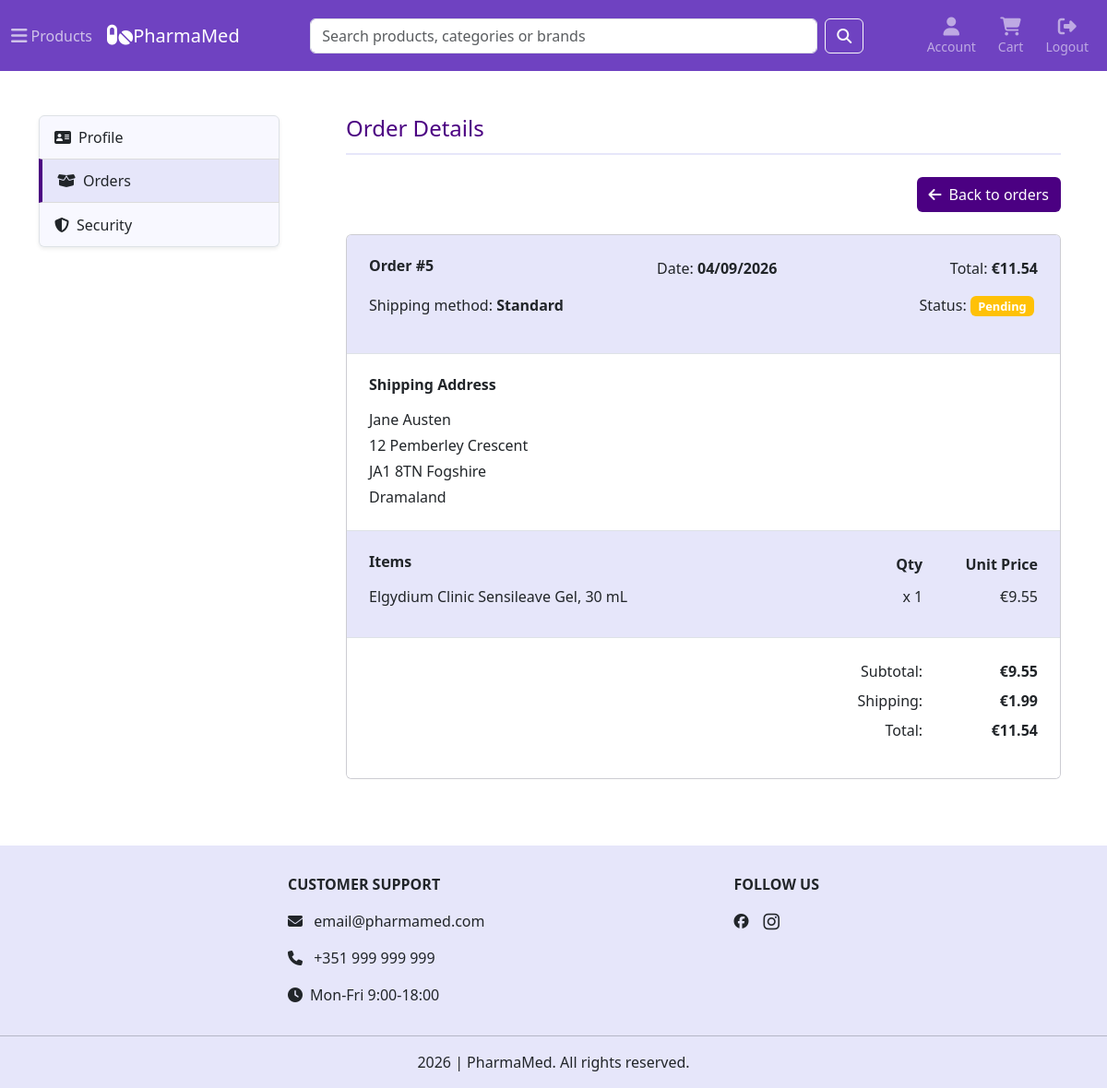
The page /account/order_details/5 (signed in) on the database its author committed.
### tables this page shows
CREATE TABLE orders (
    id INTEGER PRIMARY KEY AUTOINCREMENT,
    user_id INTEGER NOT NULL,
    address_id INTEGER NOT NULL,
    full_name TEXT NOT NULL,
    address_line TEXT NOT NULL,
    postal_code TEXT NOT NULL,
    city TEXT NOT NULL,
    country TEXT NOT NULL,
    shipping_method TEXT NOT NULL,
    subtotal REAL NOT NULL,
    shipping_cost REAL NOT NULL,
    total REAL NOT NULL,
    status TEXT NOT NULL DEFAULT 'pending',
    created_at TIMESTAMP DEFAULT CURRENT_TIMESTAMP,
    updated_at TIMESTAMP DEFAULT CURRENT_TIMESTAMP,
    FOREIGN KEY (user_id) REFERENCES users(id)
);

CREATE TABLE order_items (
    id INTEGER PRIMARY KEY AUTOINCREMENT,
    order_id INTEGER NOT NULL,
    product_id INTEGER NOT NULL,
    name TEXT NOT NULL,
    pack_size TEXT NOT NULL,
    quantity INTEGER NOT NULL,
    price REAL NOT NULL,
    FOREIGN KEY (order_id) REFERENCES orders(id) ON DELETE CASCADE
);

### app/routes/account.py (the view)
@account_bp.route("/order_details/<int:order_id>")
@login_required
def order_details(order_id):
    db = get_db()
    order = get_user_order(db, order_id, current_user.id)
    if not order:
        flash("Order not found", "error")
        return redirect(url_for("account.orders"))
    items = get_order_items(db, order_id)
    return render_template("account/order_details.html", active_page="orders", order=order, items=items)

### app/__init__.py (called while the page is built)
@app.context_processor
def inject_globals():
    return {
        "categories_menu": load_categories_menu(),
        "cart_count": get_cart_count()
    }

### app/models/user.py (called while the page is built)
@login_manager.user_loader
def load_user(user_id):
    db = get_db()
    user = db.execute(
        """
        SELECT id, email, first_name, last_name
        FROM users
        WHERE id = ?
        """,
        (int(user_id),)
    ).fetchone()
    if user is None:
        return None
    return User(
        user["id"],
        user["email"],
        user["first_name"],
        user["last_name"]
    )

### app/services/cart_service.py (called while the page is built)
def get_cart_count():
    db = get_db()
    if current_user.is_authenticated:
        return db_cart_count(db, current_user.id)
    session_cart = session.get('cart', {})
    return sum(session_cart.values())

def db_cart_count(db, user_id):
    cart_count = db.execute(
        """
        SELECT SUM(quantity) as total
        FROM cart_items ci
        JOIN carts c ON ci.cart_id = c.id
        WHERE c.user_id = ?
        """,
        (user_id,)
    ).fetchone()
    return cart_count["total"] or 0

### app/services/order_service.py (called while the page is built)
def get_user_order(db, order_id, user_id):
    return db.execute(
        """
        SELECT *
        FROM orders
        WHERE id = ?
        AND user_id = ?
        """,
        (order_id, user_id)
    ).fetchone()

def get_order_items(db, order_id):
    return db.execute(
        """
        SELECT *
        FROM order_items
        WHERE order_id = ?
        """,
        (order_id,)
    ).fetchall()

### app/utils/categories.py (called while the page is built)
def load_categories_menu():
    db = get_db()
    rows = db.execute(
        """
        SELECT category_id, name, parent_id, icon
        FROM categories
        ORDER BY category_id
        """
    ).fetchall()
    categories_menu = {}
    for row in rows:
        if row["parent_id"] == 0:
            categories_menu[row["category_id"]] = {
                "category_data": row,
                "subcategories": []
            }
    for row in rows:
        parent_id = row["parent_id"]
        if parent_id != 0 and parent_id in categories_menu:
            categories_menu[parent_id]["subcategories"].append(row)
    return categories_menu

### app/utils/db.py (called while the page is built)
def get_db():
    if "db" not in g:
        g.db = sqlite3.connect(DATABASE_PATH)
        g.db.row_factory = sqlite3.Row
        g.db.execute("PRAGMA foreign_keys = ON")
    return g.db

### app/utils/formatting.py (called while the page is built)
def format_date(value):
    return datetime.strptime(value, "%Y-%m-%d %H:%M:%S").strftime("%d/%m/%Y")

### app/templates/account/order_details.html
{% extends "account/account.html" %}
{% block account_content %}
<div class="section-heading pb-1 mb-4">
    <h1 class="fs-4">Order Details</h1>
</div>
<div class="text-end">
    <a href="{{ url_for('account.orders') }}" class="btn action-btn">
        <i class="fa-solid fa-arrow-left me-2" aria-hidden="true"></i>Back to orders
    </a>
</div>
<div class="card order-card my-4">
    <ul class="list-group list-group-flush">
        <li class="list-group-item dark-item p-3 p-md-4">
            <div class="row">
                <div class="col-12 col-md-4 col-lg-5 mb-3 mb-md-0 ">
                    <h2 class="fs-6 fw-bold">Order #{{ order.id }} </h2>
                </div>
                <div class="col-12 col-md-8 col-lg-4 text-md-end text-lg-start">
                    <p>Date: <strong>{{ order.created_at | format_date }}</strong></p>
                </div>
                <div class="col-12 col-md-4 col-lg-3 text-lg-end mt-lg-0">
                    <p>Total: <strong>€{{ "%.2f"|format(order.total)  }}</strong></p>
                </div>
                <div class="col-12 col-md-8 col-lg-5 text-md-end text-lg-start">
                    <p>Shipping method: <strong>{{ order.shipping_method|capitalize }}</strong></p>
                </div>
                <div class="col-12 col-md-4 col-lg-7 text-lg-end pe-lg-3">
                    <p>Status:
                        <span class="badge {% if order.status == 'pending' %}bg-warning{% elif order.status == 'processing' %}bg-info{% elif order.status == 'shipped' %}bg-primary{% elif order.status == 'delivered' %}bg-success{% elif order.status == 'cancelled' %}bg-danger{% endif %}">
                        {{ order.status|title }}
                        </span>
                    </p>
                </div>
            </div>
        </li>
        <li class="list-group-item p-3 p-md-4">
            <h2 class="fw-bold fs-6 mb-3">Shipping Address</h2>
            <p class="mb-1">{{ order.full_name }}</p>
            <p class="mb-1">{{ order.address_line }}</p>
            <p class="mb-1">{{ order.postal_code }} {{ order.city }}</p>
            <p class="mb-0">{{ order.country }}</p>
        </li>
         <li class="list-group-item dark-item p-3 p-md-4">
            <div class="row mb-2">
                <div class="col-5 col-md-6 col-lg-8">
                    <h2 class="fw-bold fs-6">Items</h2>
                </div>
                <div class="col-3 col-md-3 col-lg-2 text-end">
                    <div class="fw-bold">Qty</div>
                </div>
                <div class="col-4 col-md-3 col-lg-2 text-end">
                    <div class="fw-bold">Unit Price</div>
                </div>
            </div>
            {% for item in items %}
                <div class="row pb-2">
                    <div class="col-5 col-md-6 col-lg-8">
                        {{ item.name }}, {{ item.pack_size }}
                    </div>
                    <div class="col-3 col-md-3 col-lg-2 text-end">
                        x {{ item.quantity }}
                    </div>
                    <div class="col-4 col-md-3 col-lg-2 text-end">
                        €{{ "%.2f"|format(item.price) }}
                    </div>
                </div>
            {% endfor %}
        </li>
        <li class="list-group-item p-3 p-md-4">
            <div class="row">
                <div class="col-8 col-md-9 col-lg-10 text-end">
                    <p class="mb-2">Subtotal:</p>
                    <p class="mb-2">Shipping:</p>
                    <p>Total:</p>
                </div>
                <div class="col-4 col-md-3 col-lg-2 text-end">
                    <p class="mb-2"><strong> €{{ "%.2f"|format(order.subtotal) }}</strong></p>
                    <p class="mb-2"><strong> €{{ "%.2f"|format(order.shipping_cost) }}</strong></p>
                    <p><strong> €{{ "%.2f"|format(order.total) }}</strong></p>
                </div>
            </div>
        </li>
    </ul>
</div>
{% endblock %}

### app/static/css/styles.css (style rules this page uses)
#productsMenu .accordion-item .list-group-item, .category-card, .pagination .page-link:hover, .sort-btn.show, .filter-btn.show, .total-items, .cart-bottom, .order-card { background-color: #F8F8FF; }
#productsMenu .list-group-item:hover, #productsMenu .accordion-button:not(.collapsed):hover, .carousel, .category-card:hover, .breadcrumb-nav, .sorting-dropdown .dropdown-item:hover, .filter-dropdown .dropdown-item:hover, #accountSidebar .list-group-item:hover, .dark-item { background-color: #E6E6FA; }
.category-card .card-title, .category-name, .product-name, .item-name, .section-heading, .forgot-password-link a:hover { color: #4B0082; }
.action-btn { background-color: #4B0082; color: white; }
.badge { background-color: #4B0082; font-size: 0.8rem; }
.register-link, .login-link, .section-heading { border-bottom: solid 2px #E6E6FA; }

### rows shown on the page
orders: id "5", created_at "04/09/2026", total "11.54", shipping_method "Standard", status "Pending", full_name "Jane Austen", address_line "12 Pemberley Crescent", postal_code "JA1 8TN", city "Fogshire", country "Dramaland", subtotal "9.55", shipping_cost "1.99"
order_items: name "Elgydium Clinic Sensileave Gel", pack_size "30 mL", quantity "1", price "9.55"
